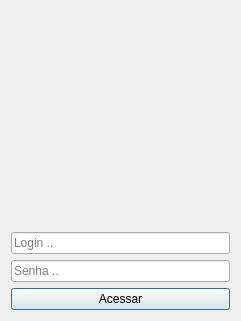
<?xml version="1.0" encoding="UTF-8"?>
<ui version="4.0">
 <class>Dialog</class>
 <widget class="QDialog" name="Dialog">
  <property name="geometry">
   <rect>
    <x>0</x>
    <y>0</y>
    <width>241</width>
    <height>321</height>
   </rect>
  </property>
  <property name="windowTitle">
   <string>Dialog</string>
  </property>
  <layout class="QGridLayout" name="gridLayout">
   <item row="5" column="0">
    <widget class="QPushButton" name="btnAcessar">
     <property name="text">
      <string>Acessar</string>
     </property>
    </widget>
   </item>
   <item row="1" column="0">
    <widget class="QLineEdit" name="lblLogin">
     <property name="placeholderText">
      <string>Login ..</string>
     </property>
    </widget>
   </item>
   <item row="4" column="0">
    <widget class="QLineEdit" name="lblSenha">
     <property name="echoMode">
      <enum>QLineEdit::Password</enum>
     </property>
     <property name="placeholderText">
      <string>Senha ..</string>
     </property>
    </widget>
   </item>
   <item row="0" column="0">
    <widget class="QLabel" name="lblImgLogin">
     <property name="text">
      <string/>
     </property>
     <property name="pixmap">
      <pixmap resource="Source.qrc">:/img/source/images.jpeg</pixmap>
     </property>
     <property name="scaledContents">
      <bool>true</bool>
     </property>
    </widget>
   </item>
  </layout>
 </widget>
 <layoutdefault spacing="6" margin="11"/>
 <resources>
  <include location="Source.qrc"/>
 </resources>
 <connections/>
</ui>
